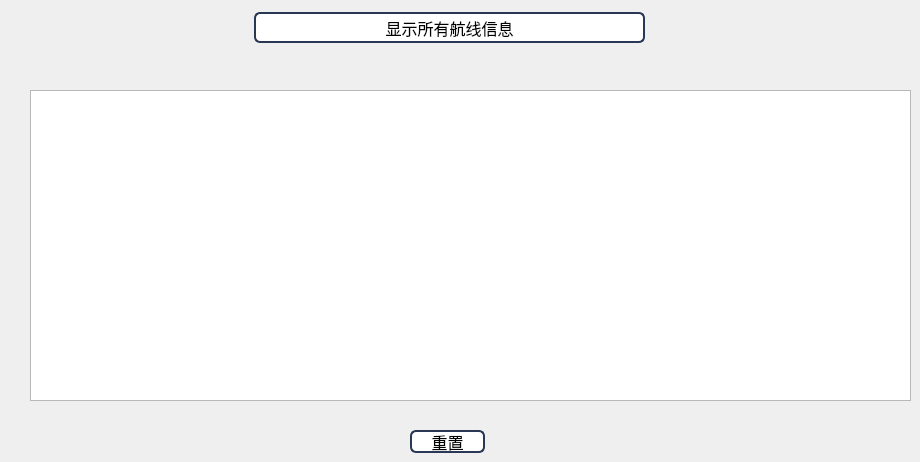
         <widget class="QWidget" name="tab_65">
          <attribute name="title">
           <string>所有航线</string>
          </attribute>
          <widget class="QPushButton" name="pushButton_81">
           <property name="geometry">
            <rect>
             <x>254</x>
             <y>12</y>
             <width>391</width>
             <height>31</height>
            </rect>
           </property>
           <property name="font">
            <font>
             <family>微软雅黑</family>
             <pointsize>12</pointsize>
            </font>
           </property>
           <property name="styleSheet">
            <string notr="true">border: 2px solid rgb(41,57,85);
border-radius:6px;
background:white;
selection-background-color:green;</string>
           </property>
           <property name="text">
            <string>显示所有航线信息</string>
           </property>
          </widget>
          <widget class="QTextBrowser" name="textBrowser_13">
           <property name="geometry">
            <rect>
             <x>30</x>
             <y>90</y>
             <width>881</width>
             <height>311</height>
            </rect>
           </property>
           <property name="styleSheet">
            <string notr="true">background-image: url(:/photo/656.jpg);</string>
           </property>
          </widget>
          <widget class="QPushButton" name="pushButton_82">
           <property name="geometry">
            <rect>
             <x>410</x>
             <y>430</y>
             <width>75</width>
             <height>23</height>
            </rect>
           </property>
           <property name="font">
            <font>
             <family>微软雅黑</family>
             <pointsize>12</pointsize>
            </font>
           </property>
           <property name="styleSheet">
            <string notr="true">border: 2px solid rgb(41,57,85);
border-radius:6px;
background:white;
selection-background-color:green;</string>
           </property>
           <property name="text">
            <string>重置</string>
           </property>
          </widget>
         </widget>
